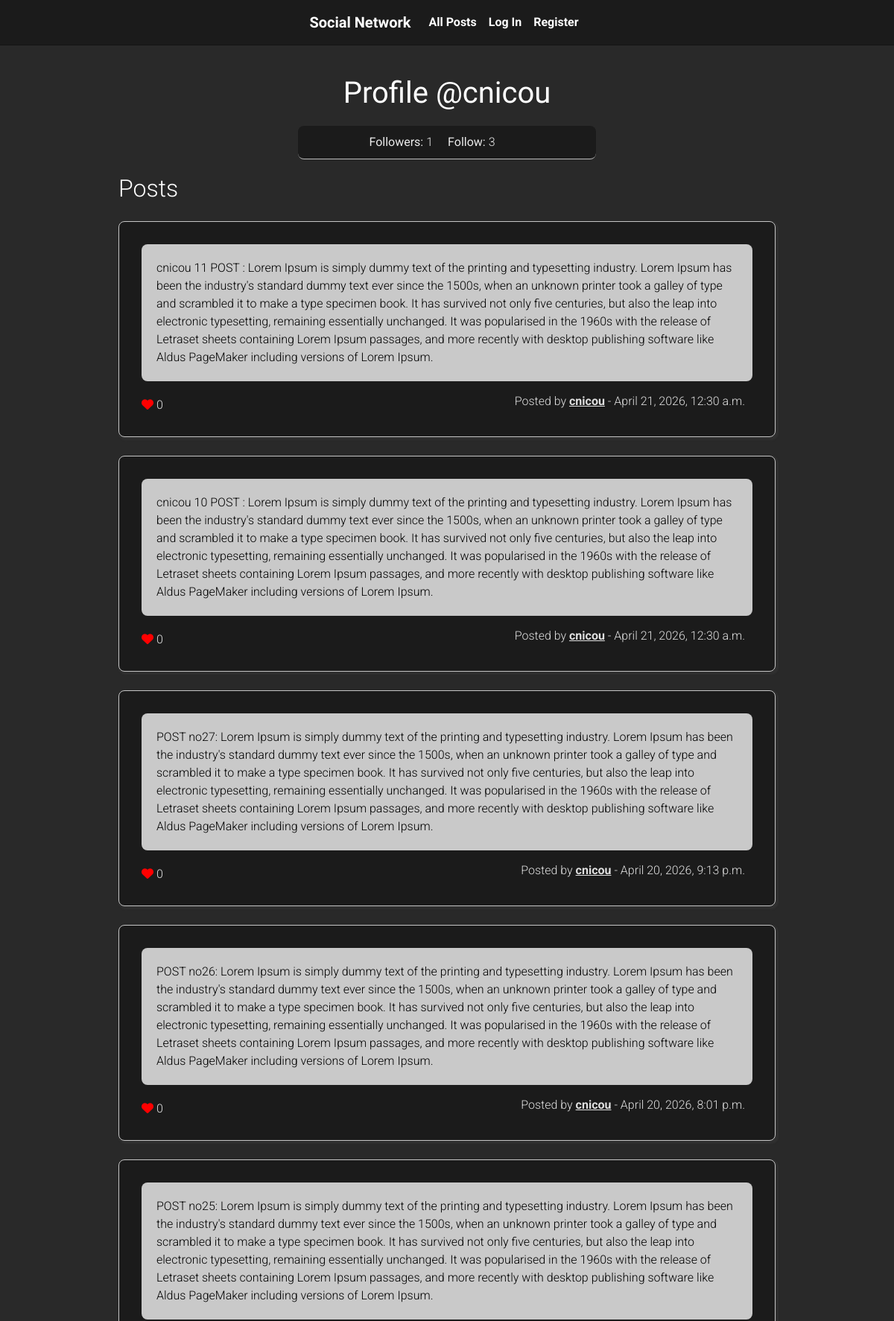
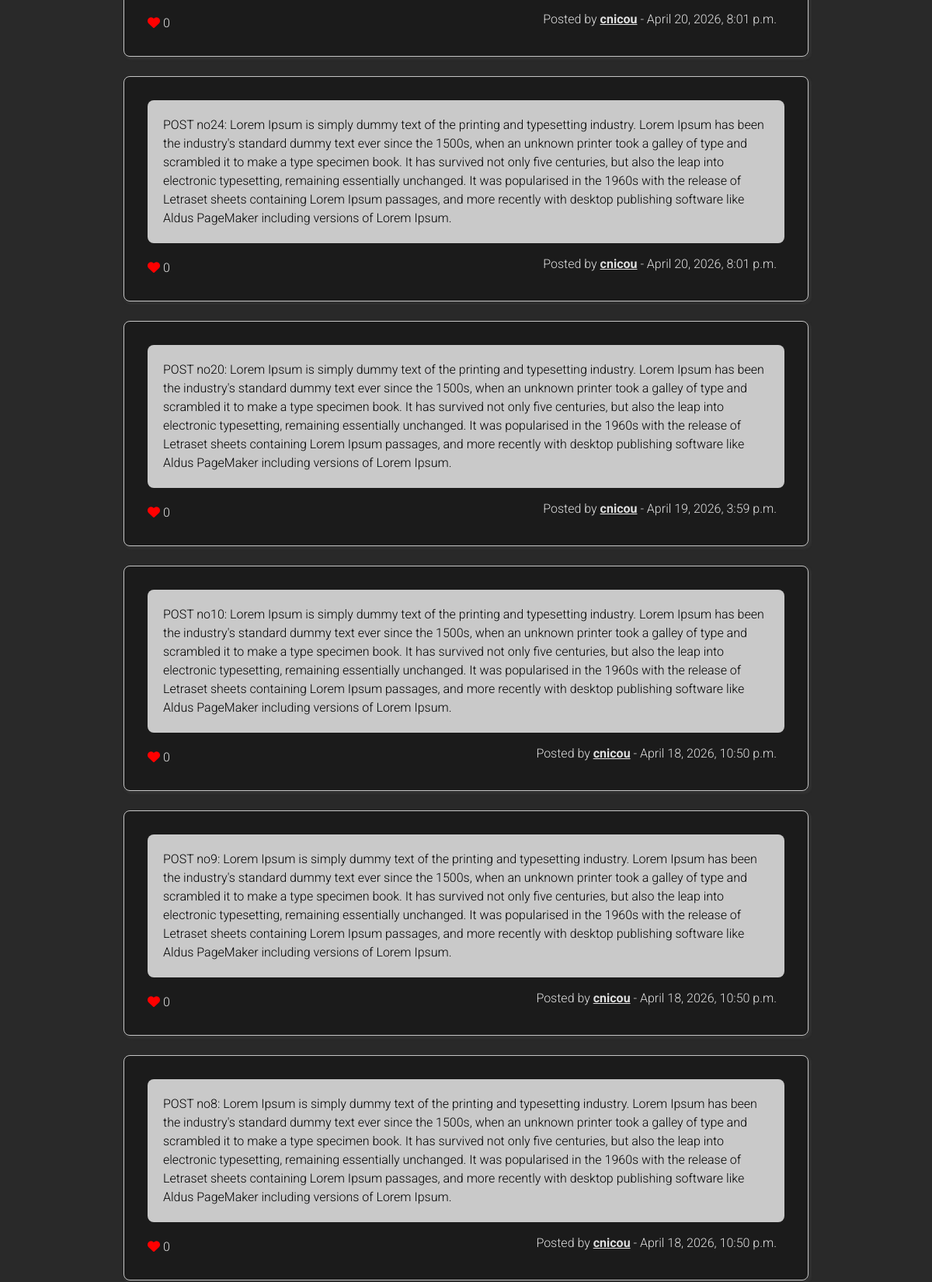
The app's page /profile/cnicou (upper part) with its own data (2 pictures, top to bottom).
### network/models.py (models this page shows, shortened)
class User(AbstractUser):
    pass

class Post(models.Model):
    user = models.ForeignKey(User, on_delete=models.CASCADE, related_name="user_posts")
    content = models.TextField()
    creation_date = models.DateTimeField(auto_now_add=True)
    likes = models.ManyToManyField(User, related_name="liked_posts", blank=True)

### network/views.py (the view, shortened to what this page needs)
# urls.py: path("profile/<str:profile_user>",views.profile,name="profile"),
def profile(request,profile_user):
    username= User.objects.get(username=profile_user)
    postform = PostForm()
    if not Profile.objects.filter(user=username).exists():
        new_profile = Profile(user=username)
        new_profile.save()
    user_posts = Post.objects.filter(user=username).order_by('-creation_date')
    editpostform = EditPostForm()
    for post in user_posts:
        post.editpostform = EditPostForm(initial={"content":post.content})
    profile = Profile.objects.get(user=username)
    follows = profile.following.count()
    followers = username.followers.all().count()
    paginator = Paginator(user_posts, 10) # Show 10 per page.
    page_number = request.GET.get('page')
    page_obj = paginator.get_page(page_number)
    for user_post in page_obj:
        if request.user in user_post.likes.all():
            user_post.liked = True
        else:
            user_post.liked = False
    hasfollower = False
    profileowner = False
    if request.user.is_authenticated:
        if Profile.objects.filter(user=request.user).exists():
            followerprofile = Profile.objects.get(user=request.user)
            hasfollower = followerprofile.following.filter(id=username.id).exists()
        if request.user.username == profile_user:
            profileowner = True
    return render(request,"network/profile.html",{
        "profile_user":profile_user,
        "profile":profile,
        "followers":followers,
        "follows":follows,
        "hasfollower":hasfollower,
        "user_posts":user_posts,
        "profileowner":profileowner,
        "postform":postform,
        "page_obj":page_obj,
    })

### network/templates/network/profile.html (shortened to what this page needs)
{% extends 'network/layout.html' %}
{% block body %}
<main class="main">
    <div class="main-wraper">
        <h1>Profile @{{profile_user}}</h1>
        <div class="main-content">
            <div class="social-info">
                <div class="social-functionality">
                    <p><strong>Followers: </strong>{{followers}}</p>
                    <p><strong>Follow: </strong>  {{follows}} </p>
                </div>
            </div>
            <div class="all_posts">
                {% if user.is_authenticated %}
                    {% if profileowner %}
                    <h2>Your Posts</h2>
                    {% else %}
                    <h2>Posts</h2>
                    {% endif %}
                {% else %}
                    <h2>Posts</h2>
                {% endif %}
                {% for post in page_obj %}
                    <div class="post" id="post-{{post.id}}">
                        <p class="post-content">{{post.content}}</p>
                        <p class="post-data">Posted by <a href="{% url 'profile' profile_user %}">{{profile_user}}</a> - {{ post.creation_date }}</p>
                        <div class="likes">
                            <p><i class="fa-solid fa-heart"></i> <span id="like-{{post.id}}" class="likecount">{% if post.likes.count != 0 %}{{post.likes.count}}{% else %}0{% endif %}</span></p>
                        </div>
                    </div>
                {% empty %}
                    <p style="text-align: center;">No posts to show</p>
                {% endfor %}
            </div>
        </div>
    </div>
</main>
{% endblock %}

### network/static/network/styles.css (style rules this page uses)
body { background-color: white !important; color: rgb(88, 88, 88); font-family: "Roboto", sans-serif !important; }
p { font-weight: 300; }
a:link, a:visited { color: rgb(224, 224, 224); font-weight: bold; }
h2 { font-weight: 300; }
.post,form,.social-info { border-radius: 8px; }
.main { min-height: 850px; background-color: rgb(41, 41, 41); color: white; }
.main-wraper { width: 80%; margin: 0 auto; padding: 40px; }
.main-content { width: 70%; margin: 0 auto; }
.main-content > *:not(last-of-type) { margin-bottom: 20px; }
.main-wraper h1 { text-align: center; margin-bottom: 20px; margin-top: 0; font-weight: 300; color: white; padding: 20px; width: 97%; margin: 0 auto 0 auto; font-weight: 300 !important; font-family: "Petit Formal Script", cursive; font-style: normal; }
.post { background-color: rgb(254, 254, 254); padding: 30px; border: 1px solid rgb(197, 197, 197); -webkit-box-shadow:2px 2px 2px 2px #343434; box-shadow: 2px 2px 2px 2px #303030; position: relative; background-color: rgb(27, 27, 27); color: rgb(224, 224, 224); transition: all .4s; }
.post .post-content { background-color: #c9c9c9; color: black; padding: 20px; border-radius: 8px; }
.post p a:link,.post p a:visited { color: rgb(224, 224, 224); text-decoration: underline; }
.post:not(last-of-type) { margin-bottom: 25px; }
.post:first-of-type { margin-top: 25px; }
.post p { margin: 0; }
.post-data { position: absolute; bottom: 35px; right: 40px; }
.likes { display: flex; justify-content: flex-start; margin-top: 20px; align-items: center; }
.likes > * { margin-right: 10px; }
.fa-solid.fa-heart { color: red; }

### network/static/assets/css/profile.css (style rules this page uses)
.main-content { position: relative; }
.social-info { background-color: rgb(253, 253, 253); background-color: rgb(27, 27, 27); padding: 10px; width: 400px; margin: 0 auto; border-bottom: 1px solid rgb(189, 189, 189); color: rgb(235, 235, 235); font-weight: 300 !important; }
.social-functionality { display: flex; justify-content: center; align-items: center; }
.social-functionality p { margin-bottom: 0; }
.social-functionality > * { margin-right: 20px; }

### network/static/assets/css/rwd.css (style rules this page uses)
@media (min-width: 1025px) and (max-width: 1440px) { .main-wraper { width: 85%; margin: 0 auto; padding: 20px; } }
@media (min-width: 1025px) and (max-width: 1440px) { .main-content { width: 90%; margin: 0 auto; } }

### records on screen
User: username "cnicou"
Post: content "cnicou 11 POST : Lorem Ipsum is simply dummy text of the printing and typesetting industry. Lorem Ipsum has been the industry's standard dummy text ever since the 1500s, when an unknown printer took a galley of type and scrambled it to make a type specimen book. It has survived not only five centuries, but also the leap into electronic typesetting, remaining essentially unchanged. It was popularised in the 1960s with the release of Letraset sheets containing Lorem Ipsum passages, and more recently with desktop publishing software like Aldus PageMaker including versions of Lorem Ipsum.", profile_user "cnicou", creation_date "April 21, 2026, 12:30 a.m."
Post: content "cnicou 10 POST : Lorem Ipsum is simply dummy text of the printing and typesetting industry. Lorem Ipsum has been the industry's standard dummy text ever since the 1500s, when an unknown printer took a galley of type and scrambled it to make a type specimen book. It has survived not only five centuries, but also the leap into electronic typesetting, remaining essentially unchanged. It was popularised in the 1960s with the release of Letraset sheets containing Lorem Ipsum passages, and more recently with desktop publishing software like Aldus PageMaker including versions of Lorem Ipsum.", profile_user "cnicou", creation_date "April 21, 2026, 12:30 a.m."
Post: content "POST no27: Lorem Ipsum is simply dummy text of the printing and typesetting industry. Lorem Ipsum has been the industry's standard dummy text ever since the 1500s, when an unknown printer took a galley of type and scrambled it to make a type specimen book. It has survived not only five centuries, but also the leap into electronic typesetting, remaining essentially unchanged. It was popularised in the 1960s with the release of Letraset sheets containing Lorem Ipsum passages, and more recently with desktop publishing software like Aldus PageMaker including versions of Lorem Ipsum.", profile_user "cnicou", creation_date "April 20, 2026, 9:13 p.m."
Post: content "POST no26: Lorem Ipsum is simply dummy text of the printing and typesetting industry. Lorem Ipsum has been the industry's standard dummy text ever since the 1500s, when an unknown printer took a galley of type and scrambled it to make a type specimen book. It has survived not only five centuries, but also the leap into electronic typesetting, remaining essentially unchanged. It was popularised in the 1960s with the release of Letraset sheets containing Lorem Ipsum passages, and more recently with desktop publishing software like Aldus PageMaker including versions of Lorem Ipsum.", profile_user "cnicou", creation_date "April 20, 2026, 8:01 p.m."
Post: content "POST no25: Lorem Ipsum is simply dummy text of the printing and typesetting industry. Lorem Ipsum has been the industry's standard dummy text ever since the 1500s, when an unknown printer took a galley of type and scrambled it to make a type specimen book. It has survived not only five centuries, but also the leap into electronic typesetting, remaining essentially unchanged. It was popularised in the 1960s with the release of Letraset sheets containing Lorem Ipsum passages, and more recently with desktop publishing software like Aldus PageMaker including versions of Lorem Ipsum.", profile_user "cnicou", creation_date "April 20, 2026, 8:01 p.m."
Post: content "POST no24: Lorem Ipsum is simply dummy text of the printing and typesetting industry. Lorem Ipsum has been the industry's standard dummy text ever since the 1500s, when an unknown printer took a galley of type and scrambled it to make a type specimen book. It has survived not only five centuries, but also the leap into electronic typesetting, remaining essentially unchanged. It was popularised in the 1960s with the release of Letraset sheets containing Lorem Ipsum passages, and more recently with desktop publishing software like Aldus PageMaker including versions of Lorem Ipsum.", profile_user "cnicou", creation_date "April 20, 2026, 8:01 p.m."
Post: content "POST no20: Lorem Ipsum is simply dummy text of the printing and typesetting industry. Lorem Ipsum has been the industry's standard dummy text ever since the 1500s, when an unknown printer took a galley of type and scrambled it to make a type specimen book. It has survived not only five centuries, but also the leap into electronic typesetting, remaining essentially unchanged. It was popularised in the 1960s with the release of Letraset sheets containing Lorem Ipsum passages, and more recently with desktop publishing software like Aldus PageMaker including versions of Lorem Ipsum.", profile_user "cnicou", creation_date "April 19, 2026, 3:59 p.m."
Post: content "POST no10: Lorem Ipsum is simply dummy text of the printing and typesetting industry. Lorem Ipsum has been the industry's standard dummy text ever since the 1500s, when an unknown printer took a galley of type and scrambled it to make a type specimen book. It has survived not only five centuries, but also the leap into electronic typesetting, remaining essentially unchanged. It was popularised in the 1960s with the release of Letraset sheets containing Lorem Ipsum passages, and more recently with desktop publishing software like Aldus PageMaker including versions of Lorem Ipsum.", profile_user "cnicou", creation_date "April 18, 2026, 10:50 p.m."
Post: content "POST no9: Lorem Ipsum is simply dummy text of the printing and typesetting industry. Lorem Ipsum has been the industry's standard dummy text ever since the 1500s, when an unknown printer took a galley of type and scrambled it to make a type specimen book. It has survived not only five centuries, but also the leap into electronic typesetting, remaining essentially unchanged. It was popularised in the 1960s with the release of Letraset sheets containing Lorem Ipsum passages, and more recently with desktop publishing software like Aldus PageMaker including versions of Lorem Ipsum.", profile_user "cnicou", creation_date "April 18, 2026, 10:50 p.m."
Post: content "POST no8: Lorem Ipsum is simply dummy text of the printing and typesetting industry. Lorem Ipsum has been the industry's standard dummy text ever since the 1500s, when an unknown printer took a galley of type and scrambled it to make a type specimen book. It has survived not only five centuries, but also the leap into electronic typesetting, remaining essentially unchanged. It was popularised in the 1960s with the release of Letraset sheets containing Lorem Ipsum passages, and more recently with desktop publishing software like Aldus PageMaker including versions of Lorem Ipsum.", profile_user "cnicou", creation_date "April 18, 2026, 10:50 p.m."

### other values on screen
{{ followers }} "1"
{{ follows }} "3"
